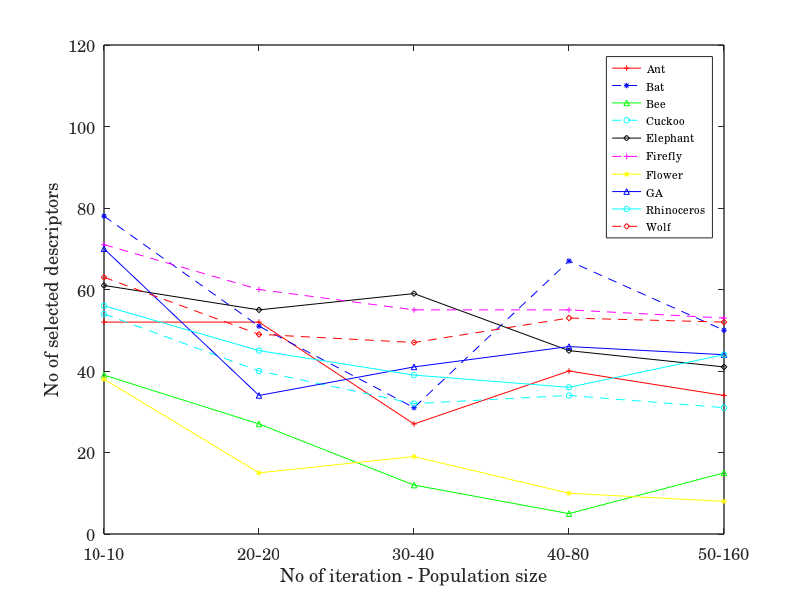

Write the MATLAB code that produced this figure.
clear all; close all;

%load the file to plot in matrix format (e.g. Feature)
load Feature.mat

lnstyl=['- +r';'--*b';'- ^g';'--oc';'- dk';'--+m';'- *y';'- ^b';'- oc';'--dr'];
for i=1:length(Feature) 
    plot(1:5,Feature(:,i),lnstyl(i,1:3),'markersize',4,'color',lnstyl(i,4)); 
    hold on; 
end
xlim([1 size(Feature,1)])
set(gca,'xtick',1:size(Feature,1),'xticklabel',{'10-10';'20-20';'30-40';'40-80';'50-160'})
ax=axis;
ax(4)=ax(4)*1.5;
axis(ax);

h12={'Ant','Bat','Bee','Cuckoo','Elephant','Firefly','Flower','GA','Rhinoceros','Wolf'};
set(gca,'fontname','Century','linewidth',1.0,'fontsize',12)
legend(h12,'fontname','Century','fontsize',8,'linewidth',0.7,'location','best')
xlabel('No of iteration - Population size')
ylabel('No of selected descriptors')

print('Selected_descriptors','-dpng','-r900')